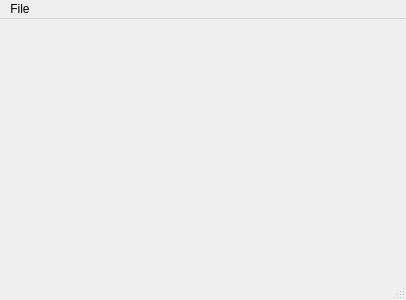
<?xml version="1.0" encoding="UTF-8"?>
<ui version="4.0">
 <class>MainWindow</class>
 <widget class="QMainWindow" name="MainWindow">
  <property name="geometry">
   <rect>
    <x>0</x>
    <y>0</y>
    <width>406</width>
    <height>300</height>
   </rect>
  </property>
  <property name="windowTitle">
   <string>MainWindow</string>
  </property>
  <widget class="QWidget" name="centralwidget"/>
  <widget class="QMenuBar" name="menubar">
   <property name="geometry">
    <rect>
     <x>0</x>
     <y>0</y>
     <width>406</width>
     <height>21</height>
    </rect>
   </property>
   <widget class="QMenu" name="menuFile">
    <property name="title">
     <string>File</string>
    </property>
    <widget class="QMenu" name="menusubmenu">
     <property name="title">
      <string>submenu</string>
     </property>
     <addaction name="actionitem1"/>
     <addaction name="actionitem2"/>
    </widget>
    <addaction name="actionNew"/>
    <addaction name="separator"/>
    <addaction name="actionExit"/>
    <addaction name="menusubmenu"/>
   </widget>
   <addaction name="menuFile"/>
  </widget>
  <widget class="QStatusBar" name="statusbar">
   <property name="statusTip">
    <string>Text in Statusbar</string>
   </property>
  </widget>
  <action name="actionNew">
   <property name="icon">
    <iconset>
     <normaloff>icons/new_icon.png</normaloff>icons/new_icon.png</iconset>
   </property>
   <property name="text">
    <string>New</string>
   </property>
  </action>
  <action name="actionExit">
   <property name="text">
    <string>Exit</string>
   </property>
  </action>
  <action name="actionitem1">
   <property name="text">
    <string>item1</string>
   </property>
  </action>
  <action name="actionitem2">
   <property name="text">
    <string>item2</string>
   </property>
  </action>
 </widget>
 <resources/>
 <connections/>
</ui>
